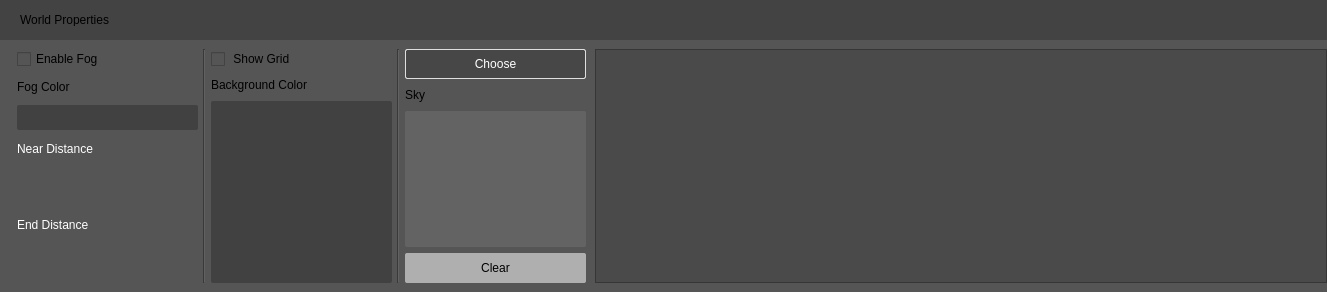
<?xml version="1.0" encoding="UTF-8"?>
<ui version="4.0">
 <class>WorldLayerWidget</class>
 <widget class="QWidget" name="WorldLayerWidget">
  <property name="geometry">
   <rect>
    <x>0</x>
    <y>0</y>
    <width>1327</width>
    <height>292</height>
   </rect>
  </property>
  <property name="sizePolicy">
   <sizepolicy hsizetype="Preferred" vsizetype="Preferred">
    <horstretch>0</horstretch>
    <verstretch>0</verstretch>
   </sizepolicy>
  </property>
  <property name="minimumSize">
   <size>
    <width>0</width>
    <height>0</height>
   </size>
  </property>
  <property name="windowTitle">
   <string>Form</string>
  </property>
  <layout class="QVBoxLayout" name="verticalLayout_4">
   <property name="spacing">
    <number>0</number>
   </property>
   <property name="leftMargin">
    <number>0</number>
   </property>
   <property name="topMargin">
    <number>0</number>
   </property>
   <property name="rightMargin">
    <number>0</number>
   </property>
   <property name="bottomMargin">
    <number>0</number>
   </property>
   <item>
    <widget class="QWidget" name="diffuselayout_5" native="true">
     <property name="sizePolicy">
      <sizepolicy hsizetype="Preferred" vsizetype="Fixed">
       <horstretch>0</horstretch>
       <verstretch>0</verstretch>
      </sizepolicy>
     </property>
     <property name="minimumSize">
      <size>
       <width>0</width>
       <height>40</height>
      </size>
     </property>
     <property name="maximumSize">
      <size>
       <width>16777215</width>
       <height>40</height>
      </size>
     </property>
     <property name="styleSheet">
      <string notr="true">background-color: rgb(67, 67, 67);</string>
     </property>
     <widget class="QWidget" name="diffuselayout_6" native="true">
      <property name="geometry">
       <rect>
        <x>360</x>
        <y>210</y>
        <width>701</width>
        <height>251</height>
       </rect>
      </property>
      <property name="styleSheet">
       <string notr="true">
background-color: rgb(85, 85, 85);
</string>
      </property>
     </widget>
     <widget class="QLabel" name="label_3">
      <property name="geometry">
       <rect>
        <x>20</x>
        <y>13</y>
        <width>1327</width>
        <height>13</height>
       </rect>
      </property>
      <property name="text">
       <string>World Properties</string>
      </property>
     </widget>
    </widget>
   </item>
   <item alignment="Qt::AlignLeft">
    <widget class="QWidget" name="diffuselayout_3" native="true">
     <property name="minimumSize">
      <size>
       <width>1327</width>
       <height>0</height>
      </size>
     </property>
     <property name="styleSheet">
      <string notr="true">
background-color: rgb(85, 85, 85);
</string>
     </property>
     <layout class="QHBoxLayout" name="horizontalLayout">
      <property name="spacing">
       <number>3</number>
      </property>
      <property name="leftMargin">
       <number>12</number>
      </property>
      <property name="topMargin">
       <number>9</number>
      </property>
      <property name="rightMargin">
       <number>0</number>
      </property>
      <item>
       <widget class="QWidget" name="widget_4" native="true">
        <property name="sizePolicy">
         <sizepolicy hsizetype="Fixed" vsizetype="Preferred">
          <horstretch>0</horstretch>
          <verstretch>0</verstretch>
         </sizepolicy>
        </property>
        <property name="minimumSize">
         <size>
          <width>580</width>
          <height>0</height>
         </size>
        </property>
        <layout class="QHBoxLayout" name="horizontalLayout_2">
         <property name="spacing">
          <number>0</number>
         </property>
         <property name="leftMargin">
          <number>0</number>
         </property>
         <property name="topMargin">
          <number>0</number>
         </property>
         <property name="rightMargin">
          <number>0</number>
         </property>
         <property name="bottomMargin">
          <number>0</number>
         </property>
         <item>
          <widget class="QWidget" name="widget" native="true">
           <property name="sizePolicy">
            <sizepolicy hsizetype="Fixed" vsizetype="Preferred">
             <horstretch>0</horstretch>
             <verstretch>0</verstretch>
            </sizepolicy>
           </property>
           <property name="minimumSize">
            <size>
             <width>181</width>
             <height>0</height>
            </size>
           </property>
           <property name="maximumSize">
            <size>
             <width>181</width>
             <height>16777215</height>
            </size>
           </property>
           <layout class="QVBoxLayout" name="verticalLayout">
            <property name="spacing">
             <number>0</number>
            </property>
            <property name="leftMargin">
             <number>0</number>
            </property>
            <property name="topMargin">
             <number>0</number>
            </property>
            <property name="rightMargin">
             <number>0</number>
            </property>
            <property name="bottomMargin">
             <number>0</number>
            </property>
            <item>
             <widget class="QCheckBox" name="fogEnabled">
              <property name="text">
               <string>Enable Fog</string>
              </property>
             </widget>
            </item>
            <item>
             <widget class="QLabel" name="label_4">
              <property name="text">
               <string>Fog Color</string>
              </property>
             </widget>
            </item>
            <item>
             <widget class="ColorPickerWidget" name="fogColorPicker" native="true">
              <property name="minimumSize">
               <size>
                <width>0</width>
                <height>25</height>
               </size>
              </property>
              <property name="maximumSize">
               <size>
                <width>16777215</width>
                <height>25</height>
               </size>
              </property>
              <property name="cursor">
               <cursorShape>PointingHandCursor</cursorShape>
              </property>
              <property name="styleSheet">
               <string notr="true">background-color: rgb(65, 65, 65);
border-radius:2px;</string>
              </property>
             </widget>
            </item>
            <item>
             <widget class="QLabel" name="label_9">
              <property name="styleSheet">
               <string notr="true">color: rgb(255, 255, 255);</string>
              </property>
              <property name="text">
               <string>Near Distance</string>
              </property>
             </widget>
            </item>
            <item>
             <widget class="LCDSlider" name="fogStart" native="true">
              <property name="sizePolicy">
               <sizepolicy hsizetype="Preferred" vsizetype="Fixed">
                <horstretch>0</horstretch>
                <verstretch>0</verstretch>
               </sizepolicy>
              </property>
              <property name="minimumSize">
               <size>
                <width>0</width>
                <height>40</height>
               </size>
              </property>
              <property name="maximumSize">
               <size>
                <width>16777215</width>
                <height>40</height>
               </size>
              </property>
             </widget>
            </item>
            <item>
             <widget class="QLabel" name="label_10">
              <property name="styleSheet">
               <string notr="true">color: rgb(255, 255, 255);</string>
              </property>
              <property name="text">
               <string>End Distance</string>
              </property>
             </widget>
            </item>
            <item>
             <widget class="LCDSlider" name="fogEnd" native="true">
              <property name="sizePolicy">
               <sizepolicy hsizetype="Preferred" vsizetype="Fixed">
                <horstretch>0</horstretch>
                <verstretch>0</verstretch>
               </sizepolicy>
              </property>
              <property name="minimumSize">
               <size>
                <width>0</width>
                <height>40</height>
               </size>
              </property>
              <property name="maximumSize">
               <size>
                <width>16777215</width>
                <height>40</height>
               </size>
              </property>
             </widget>
            </item>
           </layout>
          </widget>
         </item>
         <item>
          <widget class="Line" name="line_2">
           <property name="orientation">
            <enum>Qt::Vertical</enum>
           </property>
          </widget>
         </item>
         <item>
          <widget class="QWidget" name="widget_2" native="true">
           <property name="sizePolicy">
            <sizepolicy hsizetype="Fixed" vsizetype="Preferred">
             <horstretch>0</horstretch>
             <verstretch>0</verstretch>
            </sizepolicy>
           </property>
           <property name="minimumSize">
            <size>
             <width>181</width>
             <height>0</height>
            </size>
           </property>
           <property name="maximumSize">
            <size>
             <width>181</width>
             <height>16777215</height>
            </size>
           </property>
           <layout class="QVBoxLayout" name="verticalLayout_2">
            <property name="spacing">
             <number>6</number>
            </property>
            <property name="leftMargin">
             <number>0</number>
            </property>
            <property name="topMargin">
             <number>0</number>
            </property>
            <property name="rightMargin">
             <number>0</number>
            </property>
            <property name="bottomMargin">
             <number>0</number>
            </property>
            <item>
             <widget class="QCheckBox" name="gridCheck">
              <property name="text">
               <string> Show Grid</string>
              </property>
             </widget>
            </item>
            <item>
             <widget class="QLabel" name="label">
              <property name="maximumSize">
               <size>
                <width>16777215</width>
                <height>20</height>
               </size>
              </property>
              <property name="text">
               <string>Background Color</string>
              </property>
             </widget>
            </item>
            <item>
             <widget class="ColorPickerWidget" name="skyBg_2" native="true">
              <property name="maximumSize">
               <size>
                <width>16777215</width>
                <height>16777215</height>
               </size>
              </property>
              <property name="cursor">
               <cursorShape>PointingHandCursor</cursorShape>
              </property>
              <property name="styleSheet">
               <string notr="true">background-color: rgb(65, 65, 65);
border-radius:2px;</string>
              </property>
             </widget>
            </item>
           </layout>
          </widget>
         </item>
         <item>
          <widget class="Line" name="line">
           <property name="orientation">
            <enum>Qt::Vertical</enum>
           </property>
          </widget>
         </item>
         <item>
          <widget class="QWidget" name="widget_3" native="true">
           <property name="sizePolicy">
            <sizepolicy hsizetype="Fixed" vsizetype="Preferred">
             <horstretch>0</horstretch>
             <verstretch>0</verstretch>
            </sizepolicy>
           </property>
           <property name="minimumSize">
            <size>
             <width>181</width>
             <height>0</height>
            </size>
           </property>
           <property name="maximumSize">
            <size>
             <width>181</width>
             <height>16777215</height>
            </size>
           </property>
           <layout class="QVBoxLayout" name="verticalLayout_3">
            <property name="leftMargin">
             <number>0</number>
            </property>
            <property name="topMargin">
             <number>0</number>
            </property>
            <property name="rightMargin">
             <number>0</number>
            </property>
            <property name="bottomMargin">
             <number>0</number>
            </property>
            <item>
             <widget class="QPushButton" name="chooseSkyButton">
              <property name="minimumSize">
               <size>
                <width>0</width>
                <height>30</height>
               </size>
              </property>
              <property name="maximumSize">
               <size>
                <width>16777215</width>
                <height>30</height>
               </size>
              </property>
              <property name="styleSheet">
               <string notr="true">QPushButton
{
background-color: rgb(71, 71, 71);
border-radius:2px;
border: 1px solid  rgb(223, 223, 223);
color: rgb(255, 255, 255);
}
QPushButton:hover
{
background-color: rgb(223, 223, 223);
border: 2px solid  rgb(223, 223, 223);
color: rgb(115, 115, 115);
}
</string>
              </property>
              <property name="text">
               <string>Choose</string>
              </property>
             </widget>
            </item>
            <item>
             <widget class="QLabel" name="label_2">
              <property name="maximumSize">
               <size>
                <width>16777215</width>
                <height>20</height>
               </size>
              </property>
              <property name="text">
               <string>Sky</string>
              </property>
             </widget>
            </item>
            <item>
             <widget class="QLabel" name="skyLabel">
              <property name="styleSheet">
               <string notr="true">background-color: rgb(99, 99, 99);
border-radius:2px;</string>
              </property>
              <property name="text">
               <string/>
              </property>
             </widget>
            </item>
            <item>
             <widget class="QPushButton" name="clearSkyButton">
              <property name="sizePolicy">
               <sizepolicy hsizetype="Minimum" vsizetype="Fixed">
                <horstretch>0</horstretch>
                <verstretch>30</verstretch>
               </sizepolicy>
              </property>
              <property name="minimumSize">
               <size>
                <width>0</width>
                <height>30</height>
               </size>
              </property>
              <property name="styleSheet">
               <string notr="true">QPushButton
{
background-color: rgb(175, 175, 175);
border-style: inset;
border-radius: 2px;
text-decoration: none;
color: rgb(0, 0, 0);
}
QPushButton:hover
{
background-color: rgb(235, 235, 235);
border-style: inset;
}
</string>
              </property>
              <property name="text">
               <string>Clear</string>
              </property>
             </widget>
            </item>
           </layout>
          </widget>
         </item>
        </layout>
       </widget>
      </item>
      <item>
       <widget class="QListWidget" name="skyList">
        <property name="sizePolicy">
         <sizepolicy hsizetype="Expanding" vsizetype="Preferred">
          <horstretch>0</horstretch>
          <verstretch>0</verstretch>
         </sizepolicy>
        </property>
        <property name="minimumSize">
         <size>
          <width>550</width>
          <height>181</height>
         </size>
        </property>
        <property name="maximumSize">
         <size>
          <width>900</width>
          <height>16777215</height>
         </size>
        </property>
        <property name="styleSheet">
         <string notr="true">QListWidget#skyList {
border: 1px solid rgb(54, 54, 54);
background-color: rgb(74, 74, 74);
}
/*--------------------  list view scrollbar style  ------------------------------*/

 QScrollBar:vertical {
	 background-color: rgb(180, 180, 180);
     width: 15px;
     margin: 22px 0 22px 0;
 }

 QScrollBar::handle:vertical {
	background-color: rgb(97, 97, 97);
     min-height: 20px;
	 border-radius: 5px;
	 margin-left: 2px;
	 margin-right: 2px;
 }

 QScrollBar::handle:vertical:hover {
	background-color: rgb(110, 110, 110);
     min-height: 20px;
	 border-radius: 5px;
	 margin-left: 2px;
	 margin-right: 2px;
 }

 QScrollBar::add-line:vertical { 
	 background-color: rgb(180, 180, 180);
     height: 30px;
     subcontrol-position: bottom;
     subcontrol-origin: margin;
 }

 QScrollBar::sub-line:vertical { 
	 background-color: rgb(180, 180, 180);
     height: 30px;
     subcontrol-position: top;
     subcontrol-origin: margin;
 }

 QScrollBar::add-page:vertical, QScrollBar::sub-page:vertical {
     background: none;
 }

QScrollBar::up-arrow:vertical
{
    image: url(:/icons/up-arrow.svg);
}
QScrollBar::up-arrow:vertical:hover
{
	background-color: rgb(162, 162, 162);
    image: url(:/icons/up-arrow.svg);
}

QScrollBar::down-arrow:vertical
{
    image: url(:/icons/down-arrow.svg);
}

QScrollBar::down-arrow:vertical:hover
{
	background-color: rgb(162, 162, 162);
    image: url(:/icons/down-arrow.svg);
}</string>
        </property>
       </widget>
      </item>
     </layout>
    </widget>
   </item>
  </layout>
 </widget>
 <customwidgets>
  <customwidget>
   <class>ColorPickerWidget</class>
   <extends>QWidget</extends>
   <header>src/widgets/colorpickerwidget.h</header>
   <container>1</container>
  </customwidget>
  <customwidget>
   <class>LCDSlider</class>
   <extends>QWidget</extends>
   <header>src/lcdslider.h</header>
   <container>1</container>
  </customwidget>
 </customwidgets>
 <resources/>
 <connections/>
</ui>
